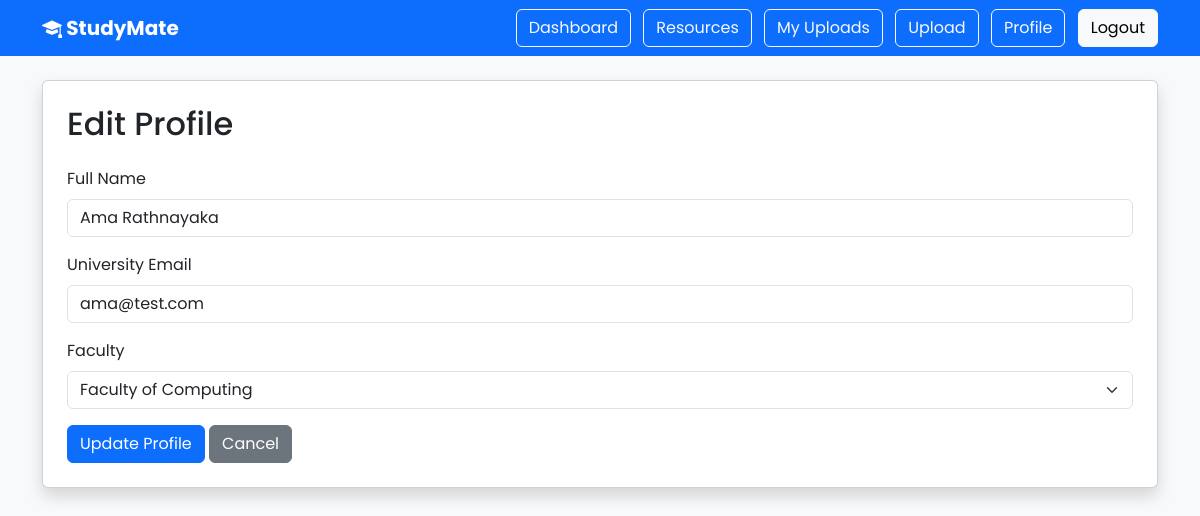
Screenshot of /edit_profile.php (signed in) with the database file from the repository.
### tables this page shows
CREATE TABLE `users` (
  `id` int(11) NOT NULL,
  `full_name` varchar(100) NOT NULL,
  `university_email` varchar(100) NOT NULL,
  `student_id` varchar(50) NOT NULL,
  `faculty` varchar(100) NOT NULL,
  `password` varchar(255) NOT NULL,
  `created_at` timestamp NOT NULL DEFAULT current_timestamp(),
  `role` varchar(20) NOT NULL DEFAULT 'student'
);

### edit_profile.php (the view, shortened to what this page needs)
<?php
include 'includes/db.php';
$id = (int) $_SESSION['user_id'];
$sql = "SELECT * FROM users WHERE id = ?";
$stmt = $conn->prepare($sql);
$stmt->bind_param("i", $id);
$stmt->execute();
$result = $stmt->get_result();
$user = $result->fetch_assoc();
include 'includes/header.php';
?>
<div class="card shadow p-4">
    <h2 class="mb-4">Edit Profile</h2>
    <form method="POST">
        <div class="mb-3">
            <label class="form-label">
                Full Name
            </label>
            <input
                type="text"
                name="full_name"
                class="form-control"
                value="<?php echo htmlspecialchars($user['full_name']); ?>"
                required>
        </div>
        <div class="mb-3">
            <label class="form-label">
                University Email
            </label>
            <input
                type="email"
                name="university_email"
                class="form-control"
                value="<?php echo htmlspecialchars($user['university_email']); ?>"
                required>
        </div>
        <div class="mb-3">
            <label class="form-label">
                Faculty
            </label>
            <select name="faculty" class="form-select">
                <option
                    <?php if ($user['faculty'] == "Faculty of Computing") echo "selected"; ?>>
                    Faculty of Computing
                </option>
            </select>
        </div>
        <button
            type="submit"
            class="btn btn-primary">
            Update Profile
        </button>
        <a
            href="profile.php"
            class="btn btn-secondary">
            Cancel
        </a>
    </form>
</div>
<?php include 'includes/footer.php'; ?>

### assets/css/dashboard.css (style rules this page uses)
body { background:#f5f7fb; font-family:'Poppins',sans-serif; }

### rows the page displays
users: full_name "Ama Rathnayaka", university_email "ama@test.com", faculty "Faculty of Computing"
